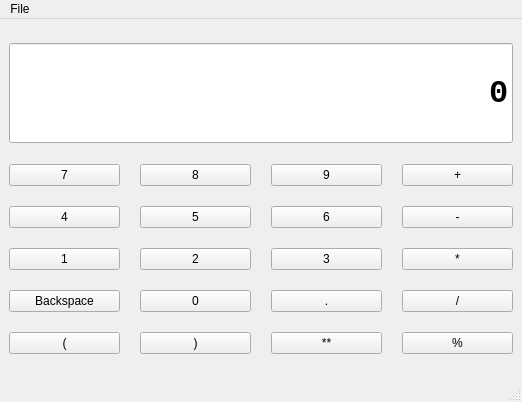
<?xml version="1.0" encoding="UTF-8"?>
<ui version="4.0">
 <class>MainWindow</class>
 <widget class="QMainWindow" name="MainWindow">
  <property name="geometry">
   <rect>
    <x>0</x>
    <y>0</y>
    <width>522</width>
    <height>402</height>
   </rect>
  </property>
  <property name="windowTitle">
   <string>MainWindow</string>
  </property>
  <widget class="QWidget" name="centralwidget">
   <layout class="QVBoxLayout" name="verticalLayout">
    <item>
     <widget class="QLineEdit" name="calc_win">
      <property name="minimumSize">
       <size>
        <width>500</width>
        <height>100</height>
       </size>
      </property>
      <property name="font">
       <font>
        <family>Consolas</family>
        <pointsize>24</pointsize>
        <weight>75</weight>
        <bold>true</bold>
       </font>
      </property>
      <property name="layoutDirection">
       <enum>Qt::LeftToRight</enum>
      </property>
      <property name="text">
       <string>0</string>
      </property>
      <property name="alignment">
       <set>Qt::AlignRight|Qt::AlignTrailing|Qt::AlignVCenter</set>
      </property>
      <property name="readOnly">
       <bool>true</bool>
      </property>
     </widget>
    </item>
    <item>
     <layout class="QGridLayout" name="num_layout">
      <property name="spacing">
       <number>20</number>
      </property>
      <item row="0" column="0">
       <widget class="QPushButton" name="btn_7">
        <property name="sizePolicy">
         <sizepolicy hsizetype="Minimum" vsizetype="Fixed">
          <horstretch>0</horstretch>
          <verstretch>0</verstretch>
         </sizepolicy>
        </property>
        <property name="text">
         <string>7</string>
        </property>
       </widget>
      </item>
      <item row="0" column="1">
       <widget class="QPushButton" name="btn_8">
        <property name="text">
         <string>8</string>
        </property>
       </widget>
      </item>
      <item row="0" column="2">
       <widget class="QPushButton" name="btn_9">
        <property name="text">
         <string>9</string>
        </property>
       </widget>
      </item>
      <item row="4" column="0">
       <widget class="QPushButton" name="but_lp">
        <property name="text">
         <string>(</string>
        </property>
       </widget>
      </item>
      <item row="1" column="2">
       <widget class="QPushButton" name="btn_6">
        <property name="text">
         <string>6</string>
        </property>
       </widget>
      </item>
      <item row="3" column="1">
       <widget class="QPushButton" name="btn_0">
        <property name="text">
         <string>0</string>
        </property>
       </widget>
      </item>
      <item row="3" column="0">
       <widget class="QPushButton" name="btn_bksp">
        <property name="text">
         <string>Backspace</string>
        </property>
       </widget>
      </item>
      <item row="1" column="0">
       <widget class="QPushButton" name="btn_4">
        <property name="text">
         <string>4</string>
        </property>
       </widget>
      </item>
      <item row="1" column="1">
       <widget class="QPushButton" name="btn_5">
        <property name="text">
         <string>5</string>
        </property>
       </widget>
      </item>
      <item row="2" column="0">
       <widget class="QPushButton" name="btn_1">
        <property name="text">
         <string>1</string>
        </property>
       </widget>
      </item>
      <item row="2" column="1">
       <widget class="QPushButton" name="btn_2">
        <property name="text">
         <string>2</string>
        </property>
       </widget>
      </item>
      <item row="1" column="3">
       <widget class="QPushButton" name="btn_sub">
        <property name="text">
         <string>-</string>
        </property>
       </widget>
      </item>
      <item row="2" column="2">
       <widget class="QPushButton" name="btn_3">
        <property name="text">
         <string>3</string>
        </property>
       </widget>
      </item>
      <item row="3" column="2">
       <widget class="QPushButton" name="btn_dot">
        <property name="text">
         <string>.</string>
        </property>
       </widget>
      </item>
      <item row="3" column="3">
       <widget class="QPushButton" name="btn_div">
        <property name="text">
         <string>/</string>
        </property>
       </widget>
      </item>
      <item row="0" column="3">
       <widget class="QPushButton" name="btn_add">
        <property name="text">
         <string>+</string>
        </property>
       </widget>
      </item>
      <item row="2" column="3">
       <widget class="QPushButton" name="btn_mul">
        <property name="text">
         <string>*</string>
        </property>
       </widget>
      </item>
      <item row="4" column="3">
       <widget class="QPushButton" name="but_mod">
        <property name="text">
         <string>%</string>
        </property>
       </widget>
      </item>
      <item row="4" column="2">
       <widget class="QPushButton" name="btn_exp">
        <property name="text">
         <string>**</string>
        </property>
       </widget>
      </item>
      <item row="4" column="1">
       <widget class="QPushButton" name="btn_rp">
        <property name="text">
         <string>)</string>
        </property>
       </widget>
      </item>
     </layout>
    </item>
   </layout>
  </widget>
  <widget class="QMenuBar" name="menubar">
   <property name="geometry">
    <rect>
     <x>0</x>
     <y>0</y>
     <width>522</width>
     <height>26</height>
    </rect>
   </property>
   <widget class="QMenu" name="menuFile">
    <property name="title">
     <string>File</string>
    </property>
    <addaction name="actionReset"/>
    <addaction name="actionUndo"/>
    <addaction name="separator"/>
    <addaction name="actionQuit_2"/>
   </widget>
   <addaction name="menuFile"/>
  </widget>
  <widget class="QStatusBar" name="statusbar"/>
  <action name="actionReset">
   <property name="text">
    <string>Reset</string>
   </property>
  </action>
  <action name="actionQuit">
   <property name="text">
    <string>Quit</string>
   </property>
  </action>
  <action name="actionUndo">
   <property name="text">
    <string>Undo</string>
   </property>
  </action>
  <action name="actionQuit_2">
   <property name="text">
    <string>Quit</string>
   </property>
  </action>
 </widget>
 <resources/>
 <connections/>
</ui>
